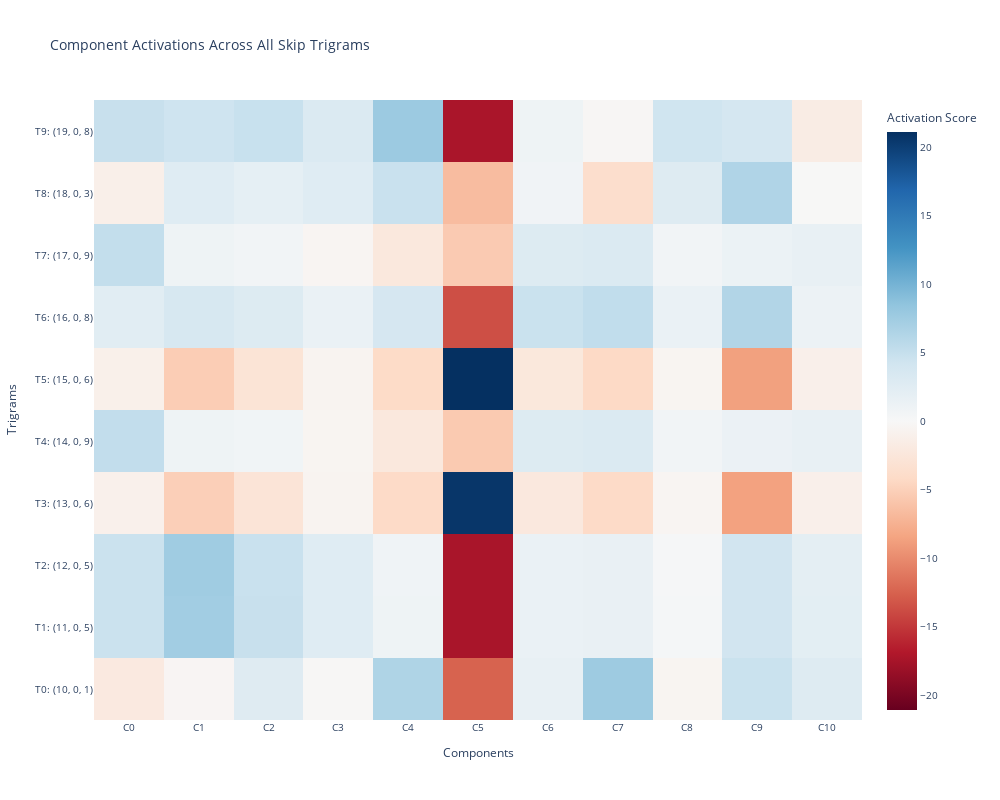
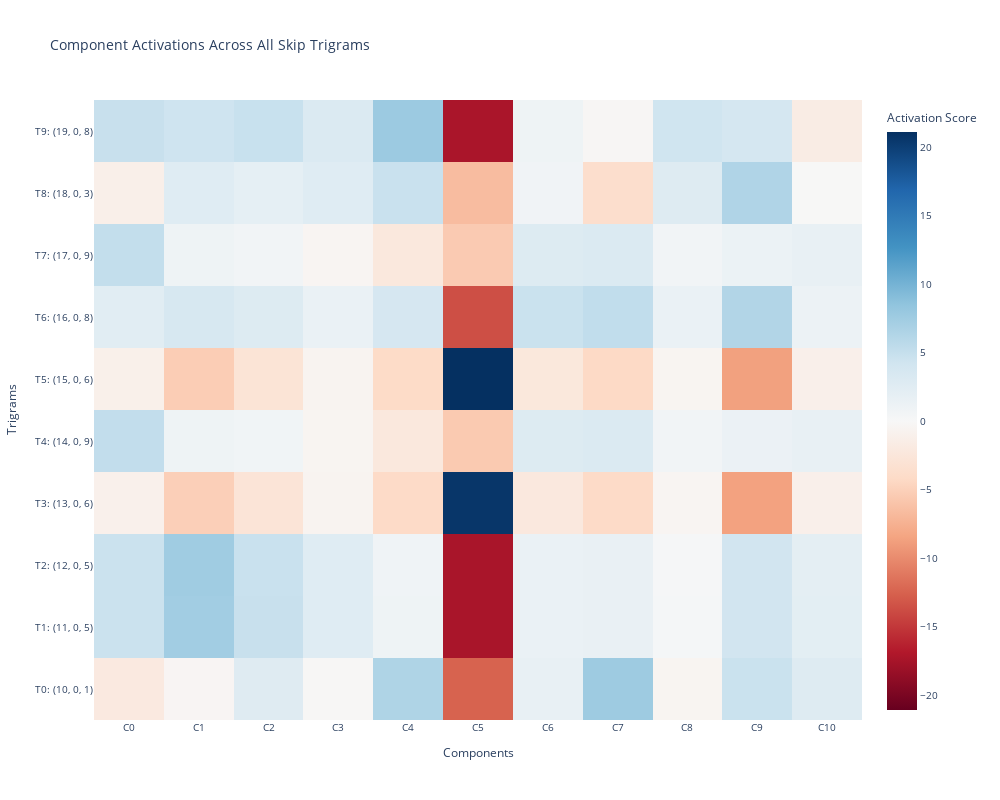

The code cell stored with these charts, in order, in its notebook:
### Code cell
def plot_component_heatmap(results):
    """Create a heatmap showing component activations for all trigrams."""
    
    # Extract data
    component_scores_matrix = np.array([r['component_scores'] for r in results])
    trigram_labels = [f"T{i}: {r['trigram']}" for i, r in enumerate(results)]
    component_labels = [f"C{i}" for i in range(len(results[0]['component_scores']))]
    
    # Create heatmap
    fig = go.Figure(data=go.Heatmap(
        z=component_scores_matrix,
        x=component_labels,
        y=trigram_labels,
        colorscale='RdBu',
        zmid=0,
        colorbar=dict(title="Activation Score"),
        hovertemplate="Trigram: %{y}<br>Component: %{x}<br>Score: %{z:.3f}<extra></extra>"
    ))
    
    fig.update_layout(
        title="Component Activations Across All Skip Trigrams",
        xaxis_title="Components",
        yaxis_title="Trigrams",
        height=800,
        width=1000,
        font=dict(size=10)
    )
    
    fig.show()
    return fig

plot_component_heatmap(results)

### Figure 1 — Plotly figure (JSON) as saved in the notebook; plotly's stock layout.template omitted (floating-point values rounded to 4 significant figures)
{"data": [{"colorbar": {"title": {"text": "Activation Score"}}, "colorscale": [[0, "rgb(103,0,31)"], [0.1, "rgb(178,24,43)"], [0.2, "rgb(214,96,77)"], [0.3, "rgb(244,165,130)"], [0.4, "rgb(253,219,199)"], [0.5, "rgb(247,247,247)"], [0.6, "rgb(209,229,240)"], [0.7, "rgb(146,197,222)"], [0.8, "rgb(67,147,195)"], [0.9, "rgb(33,102,172)"], [1, "rgb(5,48,97)"]], "hovertemplate": "Trigram: %{y}<br>Component: %{x}<br>Score: %{z:.3f}<extra></extra>", "type": "heatmap", "x": ["C0", "C1", "C2", "C3", "C4", "C5", "C6", "C7", "C8", "C9", "C10"], "y": ["T0: (10, 0, 1)", "T1: (11, 0, 5)", "T2: (12, 0, 5)", "T3: (13, 0, 6)", "T4: (14, 0, 9)", "T5: (15, 0, 6)", "T6: (16, 0, 8)", "T7: (17, 0, 9)", "T8: (18, 0, 3)", "T9: (19, 0, 8)"], "z": [[-2.051, -0.3846, 2.717, -0.1686, 6.526, -12.47, 1.68, 7.623, -0.5098, 4.654, 2.759], [4.588, 7.381, 4.825, 2.635, 0.9728, -17.38, 1.496, 1.564, 0.2854, 4.138, 2.214], [4.607, 7.476, 4.767, 2.671, 0.8664, -17.38, 1.448, 1.567, 0.2484, 4.162, 2.132], [-1.091, -5.163, -2.824, -0.626, -4.154, 20.66, -2.235, -4.148, -0.4735, -8.61, -1.167], [5.216, 1.015, 0.7868, -0.5041, -2.299, -5.561, 2.835, 3.121, 0.666, 1.33, 1.703], [-1.111, -5.309, -2.88, -0.6233, -4.09, 21.09, -2.333, -4.276, -0.5018, -8.701, -1.132], [2.411, 3.577, 2.88, 1.493, 3.656, -13.65, 4.674, 5.272, 1.477, 6.321, 1.174], [5.187, 0.9722, 0.698, -0.4338, -2.261, -5.524, 2.859, 3.097, 0.6486, 1.278, 1.701], [-1.263, 2.655, 1.974, 2.646, 4.731, -6.607, 0.8308, -3.703, 2.807, 6.396, -0.05317], [4.823, 4.329, 4.8, 3.124, 7.759, -17.34, 0.9463, -0.258, 4.28, 3.729, -1.692]], "zmid": 0}], "layout": {"font": {"size": 10}, "height": 800, "title": {"text": "Component Activations Across All Skip Trigrams"}, "width": 1000, "xaxis": {"title": {"text": "Components"}}, "yaxis": {"title": {"text": "Trigrams"}}}}

### Figure 2 — Plotly figure (JSON) as saved in the notebook; plotly's stock layout.template omitted (floating-point values rounded to 4 significant figures)
{"data": [{"colorbar": {"title": {"text": "Activation Score"}}, "colorscale": [[0, "rgb(103,0,31)"], [0.1, "rgb(178,24,43)"], [0.2, "rgb(214,96,77)"], [0.3, "rgb(244,165,130)"], [0.4, "rgb(253,219,199)"], [0.5, "rgb(247,247,247)"], [0.6, "rgb(209,229,240)"], [0.7, "rgb(146,197,222)"], [0.8, "rgb(67,147,195)"], [0.9, "rgb(33,102,172)"], [1, "rgb(5,48,97)"]], "hovertemplate": "Trigram: %{y}<br>Component: %{x}<br>Score: %{z:.3f}<extra></extra>", "type": "heatmap", "x": ["C0", "C1", "C2", "C3", "C4", "C5", "C6", "C7", "C8", "C9", "C10"], "y": ["T0: (10, 0, 1)", "T1: (11, 0, 5)", "T2: (12, 0, 5)", "T3: (13, 0, 6)", "T4: (14, 0, 9)", "T5: (15, 0, 6)", "T6: (16, 0, 8)", "T7: (17, 0, 9)", "T8: (18, 0, 3)", "T9: (19, 0, 8)"], "z": [[-2.051, -0.3846, 2.717, -0.1686, 6.526, -12.47, 1.68, 7.623, -0.5098, 4.654, 2.759], [4.588, 7.381, 4.825, 2.635, 0.9728, -17.38, 1.496, 1.564, 0.2854, 4.138, 2.214], [4.607, 7.476, 4.767, 2.671, 0.8664, -17.38, 1.448, 1.567, 0.2484, 4.162, 2.132], [-1.091, -5.163, -2.824, -0.626, -4.154, 20.66, -2.235, -4.148, -0.4735, -8.61, -1.167], [5.216, 1.015, 0.7868, -0.5041, -2.299, -5.561, 2.835, 3.121, 0.666, 1.33, 1.703], [-1.111, -5.309, -2.88, -0.6233, -4.09, 21.09, -2.333, -4.276, -0.5018, -8.701, -1.132], [2.411, 3.577, 2.88, 1.493, 3.656, -13.65, 4.674, 5.272, 1.477, 6.321, 1.174], [5.187, 0.9722, 0.698, -0.4338, -2.261, -5.524, 2.859, 3.097, 0.6486, 1.278, 1.701], [-1.263, 2.655, 1.974, 2.646, 4.731, -6.607, 0.8308, -3.703, 2.807, 6.396, -0.05317], [4.823, 4.329, 4.8, 3.124, 7.759, -17.34, 0.9463, -0.258, 4.28, 3.729, -1.692]], "zmid": 0}], "layout": {"font": {"size": 10}, "height": 800, "title": {"text": "Component Activations Across All Skip Trigrams"}, "width": 1000, "xaxis": {"title": {"text": "Components"}}, "yaxis": {"title": {"text": "Trigrams"}}}}
